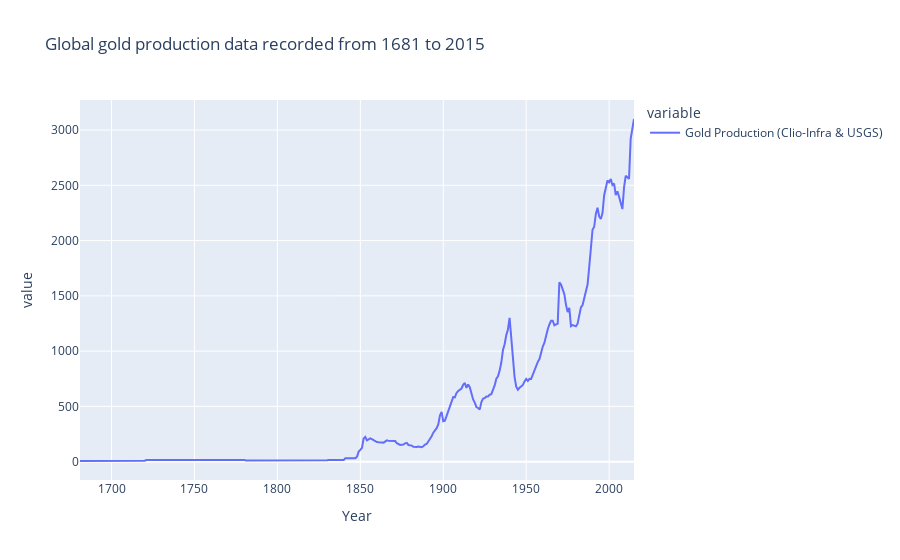

The code cell stored with this chart in its notebook:
### Code cell
gpw['Gold Production (Clio-Infra & USGS)'].plot(kind = 'line', title = "Global gold production data recorded from 1681 to 2015")

### Figure 1 — Plotly figure (JSON) as saved in the notebook; plotly's stock layout.template omitted (floating-point values rounded to 4 significant figures; data arrays with more than 128 entries replaced by an {"elided": "..."} marker saying what was removed)
{"data": [{"hovertemplate": "variable=Gold Production (Clio-Infra & USGS)<br>Year=%{x}<br>value=%{y}<extra></extra>", "legendgroup": "Gold Production (Clio-Infra & USGS)", "line": {"color": "#636efa", "dash": "solid"}, "mode": "lines", "name": "Gold Production (Clio-Infra & USGS)", "orientation": "v", "showlegend": true, "type": "scatter", "x": {"elided": "335 int values"}, "xaxis": "x", "y": {"elided": "335 int values"}, "yaxis": "y"}], "layout": {"legend": {"title": {"text": "variable"}, "tracegroupgap": 0}, "title": {"text": "Global gold production data recorded from 1681 to 2015"}, "xaxis": {"anchor": "y", "domain": [0, 1], "title": {"text": "Year"}}, "yaxis": {"anchor": "x", "domain": [0, 1], "title": {"text": "value"}}}}
